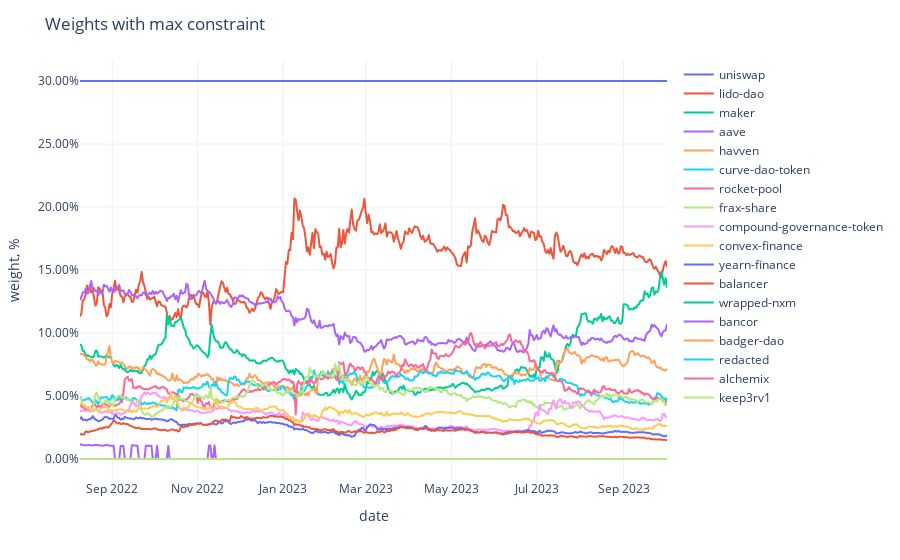

This figure's notebook cell:
### Code cell
fig = px.line(adjusted_weights,
              labels={'value': 'weight, %', 'variable': ''})
fig.update_traces(
    hovertemplate="%{y}"
)
fig.update_yaxes(
    tickformat=".2%",
)
fig.update_xaxes(
    showspikes=True,
    spikethickness=2,
    spikedash="dot",
    spikecolor="#999999",
    spikemode="across",
)
fig.update_layout(
    hovermode="x",
    hoverdistance=100,  ## Distance to show hover label of data point
    spikedistance=1000,  ## Distance to show spike
    template='plotly_white',
    title='Weights with max constraint'
)

### Figure 1 — Plotly figure (JSON) as saved in the notebook; plotly's stock layout.template omitted (floating-point values rounded to 4 significant figures; data arrays with more than 128 entries replaced by an {"elided": "..."} marker saying what was removed)
{"data": [{"hovertemplate": "%{y}", "legendgroup": "uniswap", "line": {"color": "#636efa", "dash": "solid"}, "marker": {"symbol": "circle"}, "mode": "lines", "name": "uniswap", "showlegend": true, "type": "scattergl", "x": {"elided": "420 str values"}, "xaxis": "x", "y": {"elided": "420 float values"}, "yaxis": "y"}, {"hovertemplate": "%{y}", "legendgroup": "lido-dao", "line": {"color": "#EF553B", "dash": "solid"}, "marker": {"symbol": "circle"}, "mode": "lines", "name": "lido-dao", "showlegend": true, "type": "scattergl", "x": {"elided": "420 str values"}, "xaxis": "x", "y": {"elided": "420 float values"}, "yaxis": "y"}, {"hovertemplate": "%{y}", "legendgroup": "maker", "line": {"color": "#00cc96", "dash": "solid"}, "marker": {"symbol": "circle"}, "mode": "lines", "name": "maker", "showlegend": true, "type": "scattergl", "x": {"elided": "420 str values"}, "xaxis": "x", "y": {"elided": "420 float values"}, "yaxis": "y"}, {"hovertemplate": "%{y}", "legendgroup": "aave", "line": {"color": "#ab63fa", "dash": "solid"}, "marker": {"symbol": "circle"}, "mode": "lines", "name": "aave", "showlegend": true, "type": "scattergl", "x": {"elided": "420 str values"}, "xaxis": "x", "y": {"elided": "420 float values"}, "yaxis": "y"}, {"hovertemplate": "%{y}", "legendgroup": "havven", "line": {"color": "#FFA15A", "dash": "solid"}, "marker": {"symbol": "circle"}, "mode": "lines", "name": "havven", "showlegend": true, "type": "scattergl", "x": {"elided": "420 str values"}, "xaxis": "x", "y": {"elided": "420 float values"}, "yaxis": "y"}, {"hovertemplate": "%{y}", "legendgroup": "curve-dao-token", "line": {"color": "#19d3f3", "dash": "solid"}, "marker": {"symbol": "circle"}, "mode": "lines", "name": "curve-dao-token", "showlegend": true, "type": "scattergl", "x": {"elided": "420 str values"}, "xaxis": "x", "y": {"elided": "420 float values"}, "yaxis": "y"}, {"hovertemplate": "%{y}", "legendgroup": "rocket-pool", "line": {"color": "#FF6692", "dash": "solid"}, "marker": {"symbol": "circle"}, "mode": "lines", "name": "rocket-pool", "showlegend": true, "type": "scattergl", "x": {"elided": "420 str values"}, "xaxis": "x", "y": {"elided": "420 float values"}, "yaxis": "y"}, {"hovertemplate": "%{y}", "legendgroup": "frax-share", "line": {"color": "#B6E880", "dash": "solid"}, "marker": {"symbol": "circle"}, "mode": "lines", "name": "frax-share", "showlegend": true, "type": "scattergl", "x": {"elided": "420 str values"}, "xaxis": "x", "y": {"elided": "420 float values"}, "yaxis": "y"}, {"hovertemplate": "%{y}", "legendgroup": "compound-governance-token", "line": {"color": "#FF97FF", "dash": "solid"}, "marker": {"symbol": "circle"}, "mode": "lines", "name": "compound-governance-token", "showlegend": true, "type": "scattergl", "x": {"elided": "420 str values"}, "xaxis": "x", "y": {"elided": "420 float values"}, "yaxis": "y"}, {"hovertemplate": "%{y}", "legendgroup": "convex-finance", "line": {"color": "#FECB52", "dash": "solid"}, "marker": {"symbol": "circle"}, "mode": "lines", "name": "convex-finance", "showlegend": true, "type": "scattergl", "x": {"elided": "420 str values"}, "xaxis": "x", "y": {"elided": "420 float values"}, "yaxis": "y"}, {"hovertemplate": "%{y}", "legendgroup": "yearn-finance", "line": {"color": "#636efa", "dash": "solid"}, "marker": {"symbol": "circle"}, "mode": "lines", "name": "yearn-finance", "showlegend": true, "type": "scattergl", "x": {"elided": "420 str values"}, "xaxis": "x", "y": {"elided": "420 float values"}, "yaxis": "y"}, {"hovertemplate": "%{y}", "legendgroup": "balancer", "line": {"color": "#EF553B", "dash": "solid"}, "marker": {"symbol": "circle"}, "mode": "lines", "name": "balancer", "showlegend": true, "type": "scattergl", "x": {"elided": "420 str values"}, "xaxis": "x", "y": {"elided": "420 float values"}, "yaxis": "y"}, {"hovertemplate": "%{y}", "legendgroup": "wrapped-nxm", "line": {"color": "#00cc96", "dash": "solid"}, "marker": {"symbol": "circle"}, "mode": "lines", "name": "wrapped-nxm", "showlegend": true, "type": "scattergl", "x": {"elided": "420 str values"}, "xaxis": "x", "y": {"elided": "420 int values"}, "yaxis": "y"}, {"hovertemplate": "%{y}", "legendgroup": "bancor", "line": {"color": "#ab63fa", "dash": "solid"}, "marker": {"symbol": "circle"}, "mode": "lines", "name": "bancor", "showlegend": true, "type": "scattergl", "x": {"elided": "420 str values"}, "xaxis": "x", "y": {"elided": "420 float values"}, "yaxis": "y"}, {"hovertemplate": "%{y}", "legendgroup": "badger-dao", "line": {"color": "#FFA15A", "dash": "solid"}, "marker": {"symbol": "circle"}, "mode": "lines", "name": "badger-dao", "showlegend": true, "type": "scattergl", "x": {"elided": "420 str values"}, "xaxis": "x", "y": {"elided": "420 int values"}, "yaxis": "y"}, {"hovertemplate": "%{y}", "legendgroup": "redacted", "line": {"color": "#19d3f3", "dash": "solid"}, "marker": {"symbol": "circle"}, "mode": "lines", "name": "redacted", "showlegend": true, "type": "scattergl", "x": {"elided": "420 str values"}, "xaxis": "x", "y": {"elided": "420 int values"}, "yaxis": "y"}, {"hovertemplate": "%{y}", "legendgroup": "alchemix", "line": {"color": "#FF6692", "dash": "solid"}, "marker": {"symbol": "circle"}, "mode": "lines", "name": "alchemix", "showlegend": true, "type": "scattergl", "x": {"elided": "420 str values"}, "xaxis": "x", "y": {"elided": "420 int values"}, "yaxis": "y"}, {"hovertemplate": "%{y}", "legendgroup": "keep3rv1", "line": {"color": "#B6E880", "dash": "solid"}, "marker": {"symbol": "circle"}, "mode": "lines", "name": "keep3rv1", "showlegend": true, "type": "scattergl", "x": {"elided": "420 str values"}, "xaxis": "x", "y": {"elided": "420 int values"}, "yaxis": "y"}], "layout": {"hoverdistance": 100, "hovermode": "x", "legend": {"title": {"text": ""}, "tracegroupgap": 0}, "margin": {"t": 60}, "spikedistance": 1000, "title": {"text": "Weights with max constraint"}, "xaxis": {"anchor": "y", "domain": [0, 1], "showspikes": true, "spikecolor": "#999999", "spikedash": "dot", "spikemode": "across", "spikethickness": 2, "title": {"text": "date"}}, "yaxis": {"anchor": "x", "domain": [0, 1], "tickformat": ".2%", "title": {"text": "weight, %"}}}}
